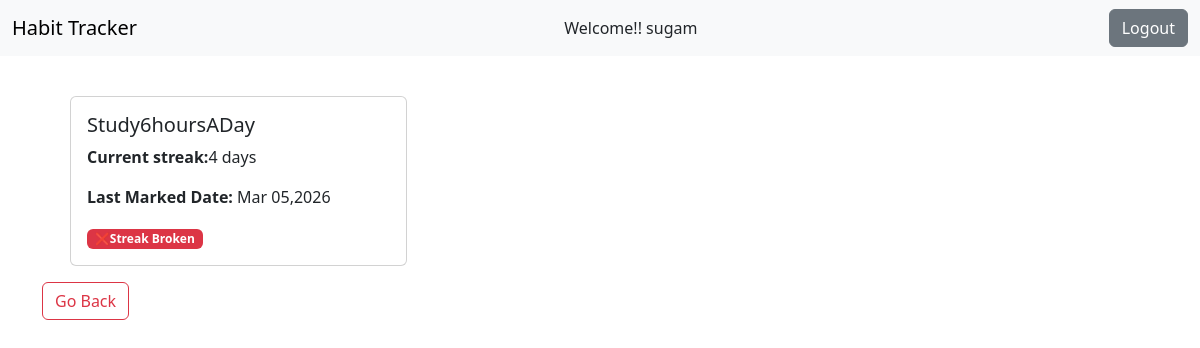
/view-streak/2/ (signed in), run on an earlier commit of the app's database.
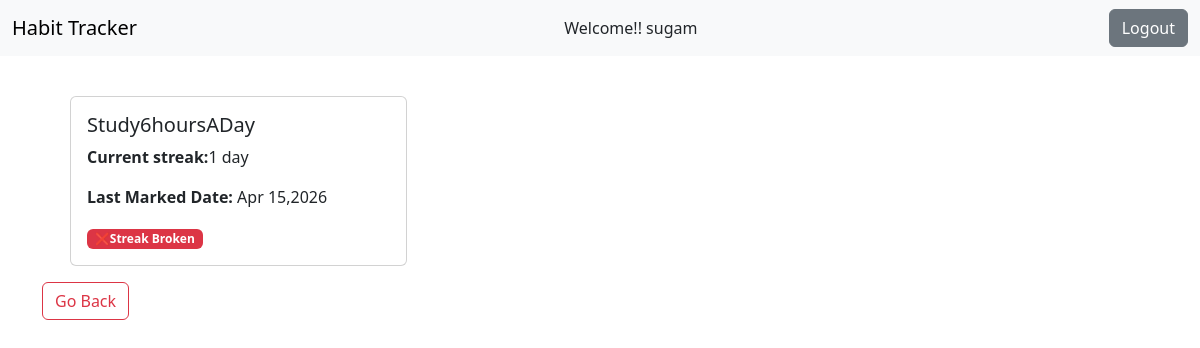
And on a later commit of the database.
### habit_tracker/models.py (models this page shows, shortened)
class Habit(models.Model):
    user = models.ForeignKey(User,on_delete=models.CASCADE)
    name = models.CharField(max_length=255)
    streak = models.PositiveBigIntegerField(default=0)
    last_marked_date = models.DateField(null=True,blank=True)
    created_at = models.DateTimeField(auto_now_add=True,null=True,blank=True)

### habit_tracker/views.py (the view)
# urls.py: path("view-streak/<int:pk>/",views.ViewStreakView.as_view(),name="view-streak"),
class ViewStreakView(LoginRequiredMixin,DetailView):
    model = Habit
    template_name = "view_streak.html"
    context_object_name = "habit"
    def get_queryset(self):
        return Habit.objects.filter(user=self.request.user)
    def get_context_data(self, **kwargs):
        context = super().get_context_data(**kwargs)
        today = timezone.now().date()
        yesterday = today - timedelta(days=1)
        habit = self.object
        if habit.last_marked_date is None:
            status = "not_started"
        elif habit.last_marked_date == today:
            status = "completed_today"
        elif habit.last_marked_date == yesterday:
            status = "active"
        else:
            status = "broken"
        context['status'] = status
        return context

### templates/view_streak.html
{% extends "base.html" %}
{% block content %}
<div class="row row-cols-1 row-cols-md-3 g-4 m-3">
    <div class="col">
        <div class="card h-100">
            <div class="card-body">
                <h5 class="card-title">{{ habit.name }}</h5>
                <p class="card-text"><strong>Current streak:</strong>{{ habit.streak }} day{% if habit.streak != 1 %}s{% endif %}</p>
                <p><strong>Last Marked Date:</strong>
                    {% if habit.last_marked_date %}
                    {{ habit.last_marked_date|date:"M d,Y" }}
                    {% else %}
                    Not marked yet.
                    {% endif %}
                </p>
                {% if status == "not_started" %}
                <span class="badge bg-secondary">🆕 Not Started Yet</span>
                {% elif status == "completed_today" %}
                <span class="badge bg-success">✅ Completed Today</span>
                {% elif status == "active" %}
                <span class="badge bg-primary">🔥 Streak Active</span>
                {% elif status == "broken" %}
                <span class="badge bg-danger">❌Streak Broken</span>
                {% endif %}
            </div>
        </div>
    </div>
</div>
<a href="{% url 'habit-list' %}" class="btn btn-outline-danger">Go Back</a>
{% endblock content %}

What changed in the data, as far as the page shows it:
changed Habit "Study6hoursADay": streak "4" → "1"; last_marked_date "Mar 05,2026" → "Apr 15,2026"
Also different on the page:
text no longer shown: "s"
